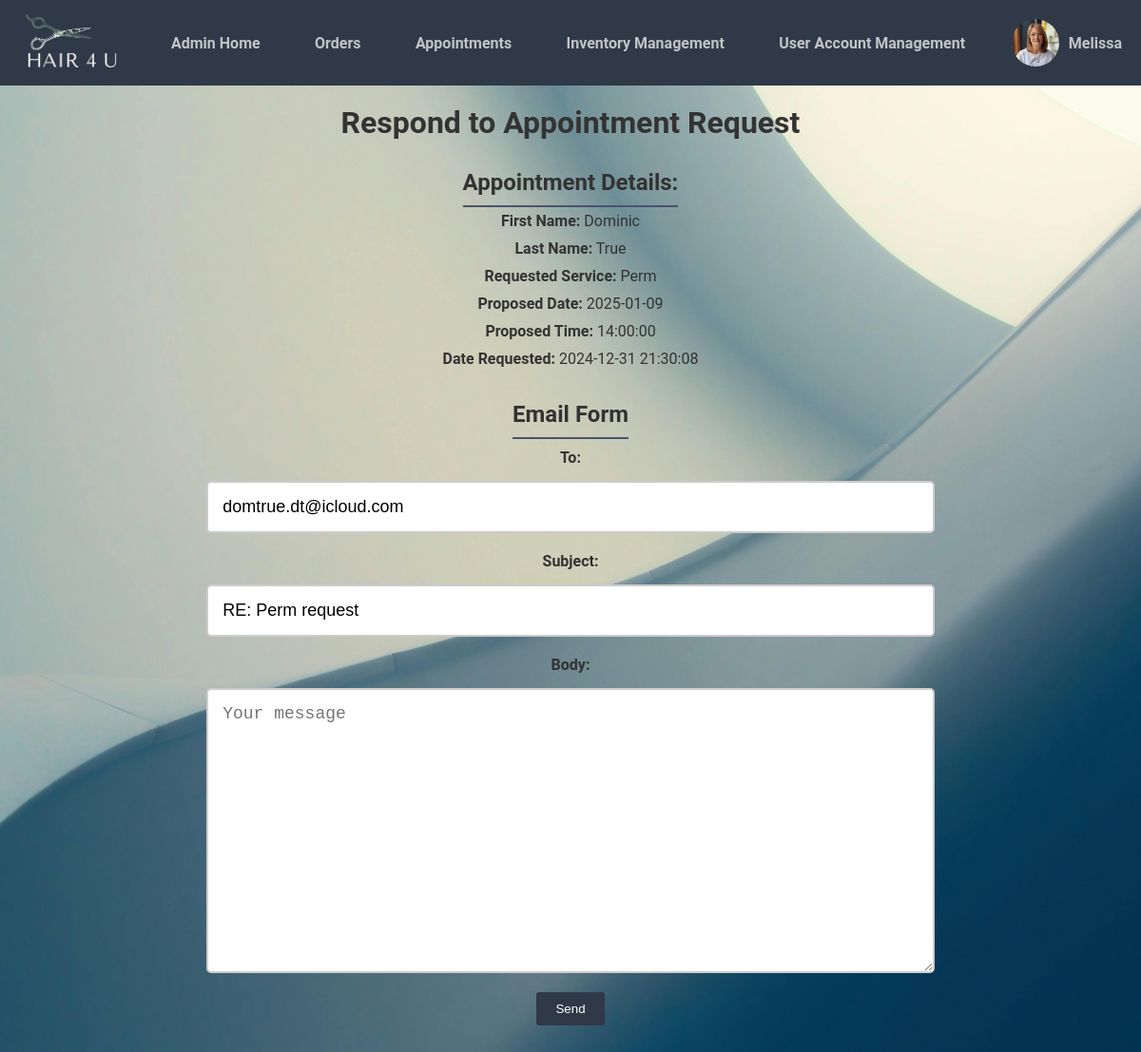
The app's page /cms/respond_to_request.php?id=1 (signed in) with its own data.
### tables this page shows
CREATE TABLE `business_logo` (
  `id` int(11) NOT NULL,
  `logo_path` varchar(255) NOT NULL
);

CREATE TABLE `admin_images` (
  `id` int(11) NOT NULL,
  `account_id` int(11) NOT NULL,
  `image_path` varchar(255) NOT NULL
);

CREATE TABLE `appointment_requests` (
  `id` int(11) NOT NULL,
  `first_name` varchar(255) NOT NULL,
  `last_name` varchar(255) NOT NULL,
  `service_type` int(11) NOT NULL,
  `appointment_date` date NOT NULL,
  `appointment_time` time NOT NULL,
  `request_date` timestamp NOT NULL DEFAULT current_timestamp()
);

CREATE TABLE `services` (
  `id` int(11) NOT NULL,
  `service_name` varchar(100) NOT NULL,
  `duration_minutes` int(11) NOT NULL
);

CREATE TABLE `accounts` (
  `id` int(11) NOT NULL,
  `firstname` varchar(50) NOT NULL,
  `lastname` varchar(100) NOT NULL,
  `username` varchar(50) NOT NULL,
  `password` varchar(255) NOT NULL,
  `email` varchar(100) NOT NULL,
  `phone` varchar(20) NOT NULL,
  `ad_1` varchar(50) NOT NULL,
  `activation_code` varchar(50) DEFAULT '',
  `role` enum('admin','customer') NOT NULL DEFAULT 'customer',
  `reset_token` varchar(255) DEFAULT NULL,
  `reset_token_expiry` datetime DEFAULT NULL
);

### cms/respond_to_request.php (the view, shortened to what this page needs)
<?php
include 'setup.php';
$appointment_id = $_GET['id'];
$query = "SELECT ar.first_name, ar.last_name, s.service_name, ar.appointment_date, ar.appointment_time, ar.request_date
          FROM appointment_requests ar
          JOIN services s ON ar.service_type = s.id
          WHERE ar.id = $appointment_id";
$result = $conn->query($query);
$appointment = $result->fetch_assoc();
$emailQuery = "SELECT email FROM accounts WHERE firstname = '{$appointment['first_name']}' AND lastname = '{$appointment['last_name']}'";
$emailResult = $conn->query($emailQuery);
$email = $emailResult->fetch_assoc()['email'];
?>
<!DOCTYPE html>
<html lang="en">
<head>
    <link rel="stylesheet" href="css/admin.css">
</head>
<body>
    <?php include 'admin_navbar.php'; ?>
    <div class="content">
        <h1>Respond to Appointment Request</h1>
        <h2>Appointment Details:</h2>
        <ul>
            <li><strong>First Name:</strong> <?php echo htmlspecialchars($appointment['first_name']); ?></li>
            <li><strong>Last Name:</strong> <?php echo htmlspecialchars($appointment['last_name']); ?></li>
            <li><strong>Requested Service:</strong> <?php echo htmlspecialchars($appointment['service_name']); ?></li>
            <li><strong>Proposed Date:</strong> <?php echo htmlspecialchars($appointment['appointment_date']); ?></li>
            <li><strong>Proposed Time:</strong> <?php echo htmlspecialchars($appointment['appointment_time']); ?></li>
            <li><strong>Date Requested:</strong> <?php echo htmlspecialchars($appointment['request_date']); ?></li>
        </ul>
        <h2>Email Form</h2>
        <div class="form-group">
            <label for="to">To:</label>
            <input type="email" name="to" id="to" value="<?php echo $email; ?>" readonly required>
            <label for="subject">Subject:</label>
            <input type="text" name="subject" id="subject" value="RE: <?php echo $appointment['service_name']; ?> request" required>
            <label for="body">Body:</label>
            <textarea name="body" id="body" placeholder="Your message" required></textarea>
            <button type="submit">Send</button>
    </div>
</body>
</html>

### cms/admin_navbar.php (shortened to what this page needs)
<?php
include 'setup.php';
if (isset($_SESSION['user_details']) && isset($_SESSION['user_details']['account_id'])) {
    $accountId = $_SESSION['user_details']['account_id'];
    $firstName = htmlspecialchars($_SESSION['user_details']['firstname'], ENT_QUOTES);
} else {
    $firstName = "User";
    $accountId = null;
}
$profilePic = 'path/to/default_image.jpg';
if ($accountId) {
    $query = "SELECT image_path FROM admin_images WHERE account_id = ?";
    $stmt = $pdo->prepare($query);
    $stmt->execute([$accountId]);
    $image = $stmt->fetch(PDO::FETCH_ASSOC);
    if ($image && !empty($image['image_path'])) {
        $profilePic = $image['image_path'];
    }
}
$logoPath = 'path/to/default_logo.jpg';
$logoStmt = $pdo->prepare("SELECT logo_path FROM business_logo WHERE id = :id");
$logoStmt->execute(['id' => 2]);
$logoResult = $logoStmt->fetch(PDO::FETCH_ASSOC);
if ($logoResult && !empty($logoResult['logo_path'])) {
    $logoPath = $logoResult['logo_path'];
}
?>
<!DOCTYPE html>
<html>
<head>
    <link href="css/admin.css" rel="stylesheet" type="text/css">
    <link rel="stylesheet" href="https://cdnjs.cloudflare.com/ajax/libs/font-awesome/6.0.0-beta3/css/all.min.css">
</head>
<body>
<nav class="navtop">
    <div class="logo">
        <a href="index.php">
            <img src="<?= $logoPath ?>" alt="Business Logo">
        </a>
    </div>
    <div class="links">
        <a href="admin.php">Admin Home</a>
        <a href="orders.php">Orders</a>
        <a href="appointments.php">Appointments</a>
        <a href="products.php">Inventory Management</a>
        <a href="user_account_management.php">User Account Management</a>
    </div>
    <div class="profile" id="profileMenu">
        <img src="<?= $profilePic ?>" alt="Profile Picture">
        <span><?= $firstName ?></span>
    </div>
</nav>
</body>
</html>

### cms/css/admin.css (style rules this page uses)
html, body { height: 100%; margin: 0; padding: 0; }
body { display: flex; flex-direction: column; min-height: 100%; overflow-x: hidden; background-image: url('../img/admin_bg.jpg'); background-size: cover; background-position: center; background-attachment: fixed; font-family: 'Roboto', sans-serif; }
.content { flex-grow: 1; padding: 20px; text-align: center; color: #333; }
.navtop { background-color: #2f3947; height: 90px; display: flex; align-items: center; justify-content: space-between; padding: 0 20px; color: #eaebed; flex-shrink: 0; }
.navtop .logo img { height: 70px; width: auto; }
.navtop .links { display: flex; flex: 1; justify-content: space-around; margin: 0 20px; }
.navtop .links a { color: #c1c4c8; text-decoration: none; font-weight: bold; padding: 0 15px; white-space: nowrap; }
.navtop .profile { display: flex; align-items: center; gap: 10px; }
.navtop .profile img { height: 50px; width: 50px; border-radius: 50%; object-fit: cover; }
.navtop .profile span { color: #c1c4c8; font-weight: bold; white-space: nowrap; }
.content h2 { margin-top: 30px; border-bottom: 2px solid #4a536e; display: inline-block; padding-bottom: 10px; }
* { margin: 0; padding: 0; box-sizing: border-box; }
button { background-color: #2f3947; color: white; padding: 10px 20px; border: none; border-radius: 3px; cursor: pointer; margin-bottom: 20px; }
ul { list-style-type: none; padding: 0; margin: 0; }
ul li { padding: 5px 0; }
input[type="text"], input[type="email"], textarea { width: 66%; padding: 15px; font-size: 18px; border: 2px solid #ccc; border-radius: 5px; margin: 0 auto 20px; display: block; }
.form-group { margin-bottom: 20px; }
label { display: block; margin-bottom: 15px; margin-top: 10px; font-weight: bold; }
textarea { height: 300px; resize: vertical; }

### records on screen
business_logo: logo_path (picture)
admin_images: image_path (picture)
appointment_requests: first_name "Dominic", last_name "True", service_type.service_name "Perm", appointment_date "2025-01-09", appointment_time "14:00:00", request_date "2024-12-31 21:30:08", subject "RE: Perm request"
accounts: to "domtrue.dt@icloud.com"

### other values on screen
$firstName "Melissa"
